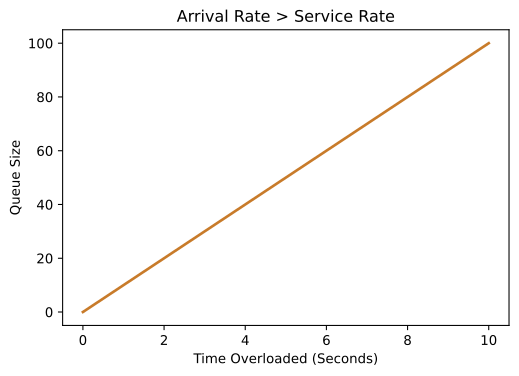

Reproduce this figure in Python.
import os
import matplotlib.pyplot as plt

time = [0, 5, 10]
queue_size = [0, 50, 100]

plt.figure(figsize=(6, 4))
plt.plot(time, queue_size, color='#c87b2a', lw=2)
plt.xlabel('Time Overloaded (Seconds)')
plt.ylabel('Queue Size')
plt.title('Arrival Rate > Service Rate')

out = os.environ.get('VISUAL_OUT_PATH', 'out.svg')
plt.savefig(out, format='svg', bbox_inches='tight')
